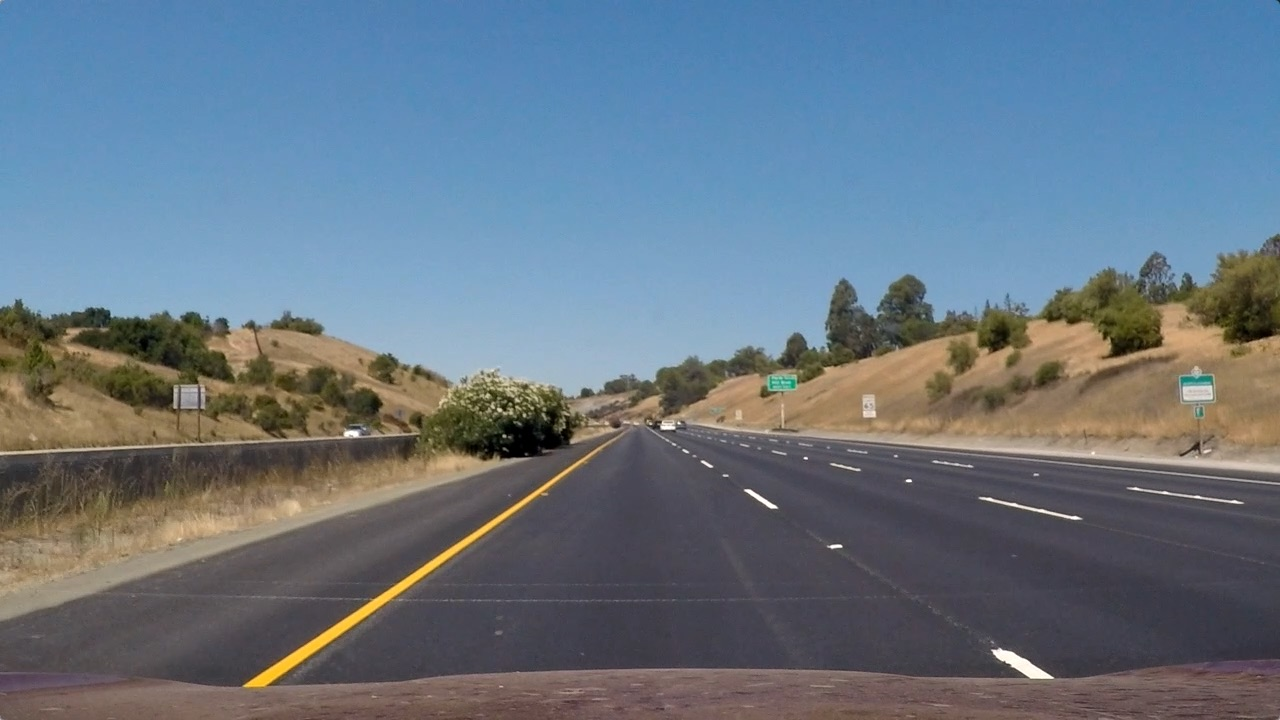
#> input picture test_images/straight_lines1.jpg, 1280 x 720 px
$ python ipm.py
#> lines starting #> are read from the running program, lines starting #| are printed output that depends on the picture
import numpy as np
import cv2

def get_ipm_transform():
    """Compute inverse-perspective mapping transformation matrix"""

    src = np.float32([(536,488),
                    (751,488),
                    (241,687),
                    (1071,687)])
    dst = np.float32([(450,0),
                    (1280-450,0),
                    (450,720),
                    (1280-450,720)])
    M    = cv2.getPerspectiveTransform(src, dst)

    return M

# Transform image to IPM
def inverse_perspective_mapping(img):
    """Transform original image to inverse perspective mapping(IPM)"""

    # Get the IPM transformation matrix
    M = get_ipm_transform()

    # Warp the image using this transformation matrix
    h,w = img.shape[:2]
    warped = cv2.warpPerspective(img, M, (w,h), flags=cv2.INTER_LINEAR)

    return warped

def get_inv_ipm_transform():
    """Compute inverse of inverse-perspective mapping transform transformation matrix"""

    src = np.float32([(536,488),
                    (751,488),
                    (241,687),
                    (1071,687)])
    dst = np.float32([(450,0),
                    (1280-450,0),
                    (450,720),
                    (1280-450,720)])

    M_inv = cv2.getPerspectiveTransform(dst, src)

    return M_inv


if __name__ == "__main__":
    # Read a test image
    img = cv2.imread('test_images/straight_lines1.jpg')
#> img is the input picture: shape (720, 1280, 3); mean B, G, R 131.2, 117.7, 103.2

    # Compute the birds-eye-view image
    img_ipm = inverse_perspective_mapping(img)
#> in inverse_perspective_mapping, `warped = cv2.warpPerspective(img, M, (w,h), flags=cv2.INTER_LINEAR)`:
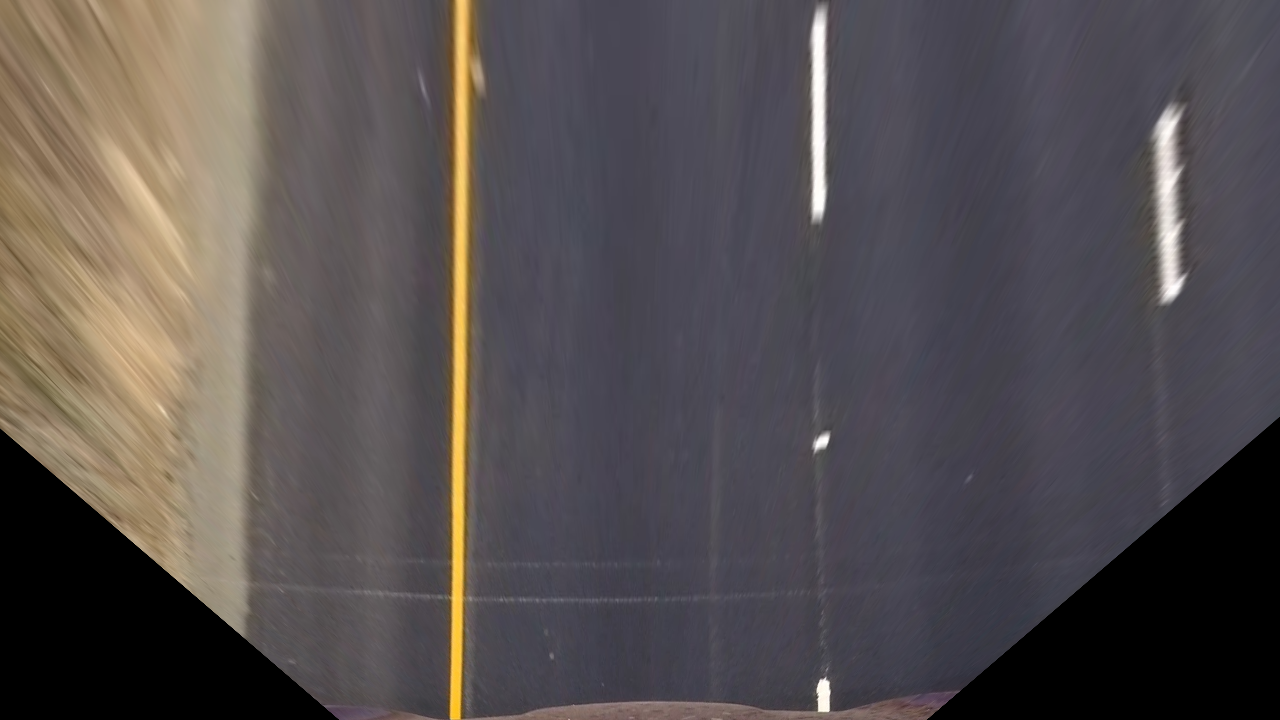
#> warped: shape (720, 1280, 3); mean B, G, R 79.9, 79.4, 85.4

    # Write the output image
    cv2.imwrite('output_images/ipm_images/straight_lines1.jpg', img_ipm)

$ run again, with test_images/straight_lines2.jpg copied over test_images/straight_lines1.jpg
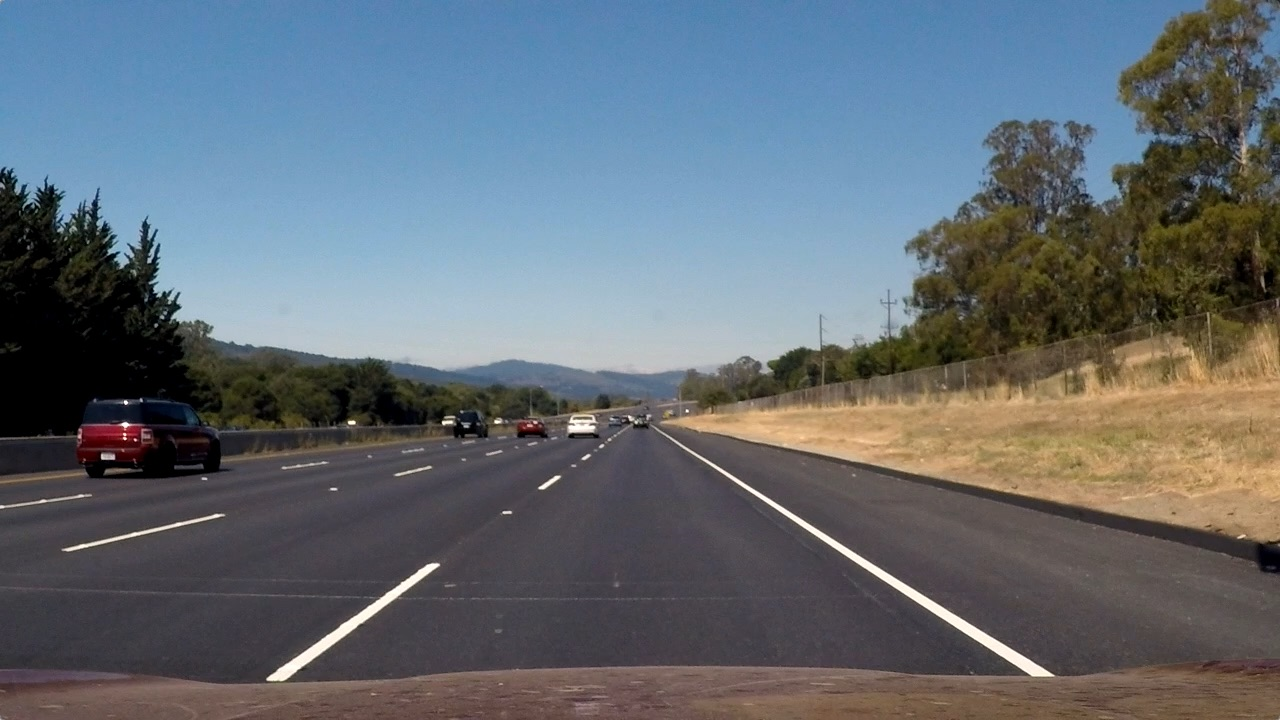
#> input picture test_images/straight_lines2.jpg, 1280 x 720 px
#> img is the input picture: shape (720, 1280, 3); mean B, G, R 115.1, 107.7, 99.4
#> in inverse_perspective_mapping, `warped = cv2.warpPerspective(img, M, (w,h), flags=cv2.INTER_LINEAR)`:
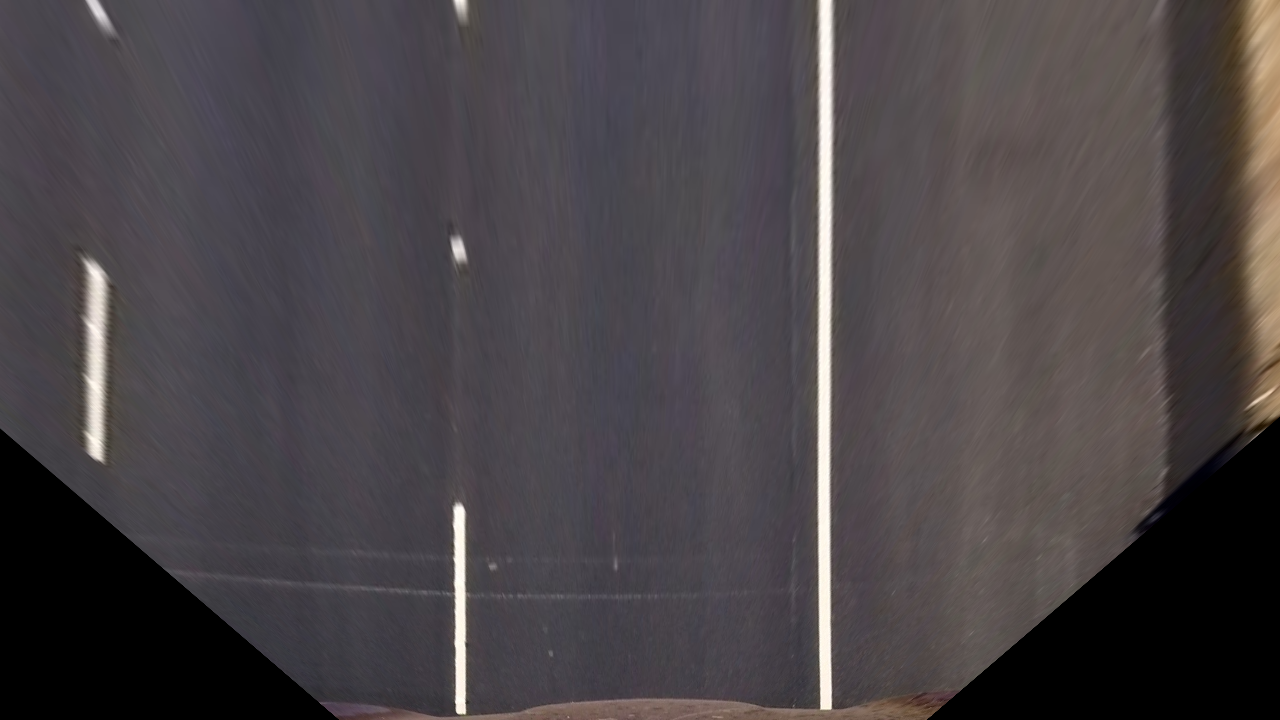
#> warped: shape (720, 1280, 3); mean B, G, R 71, 68, 73.4

$ run again, with test_images/test1.jpg copied over test_images/straight_lines1.jpg
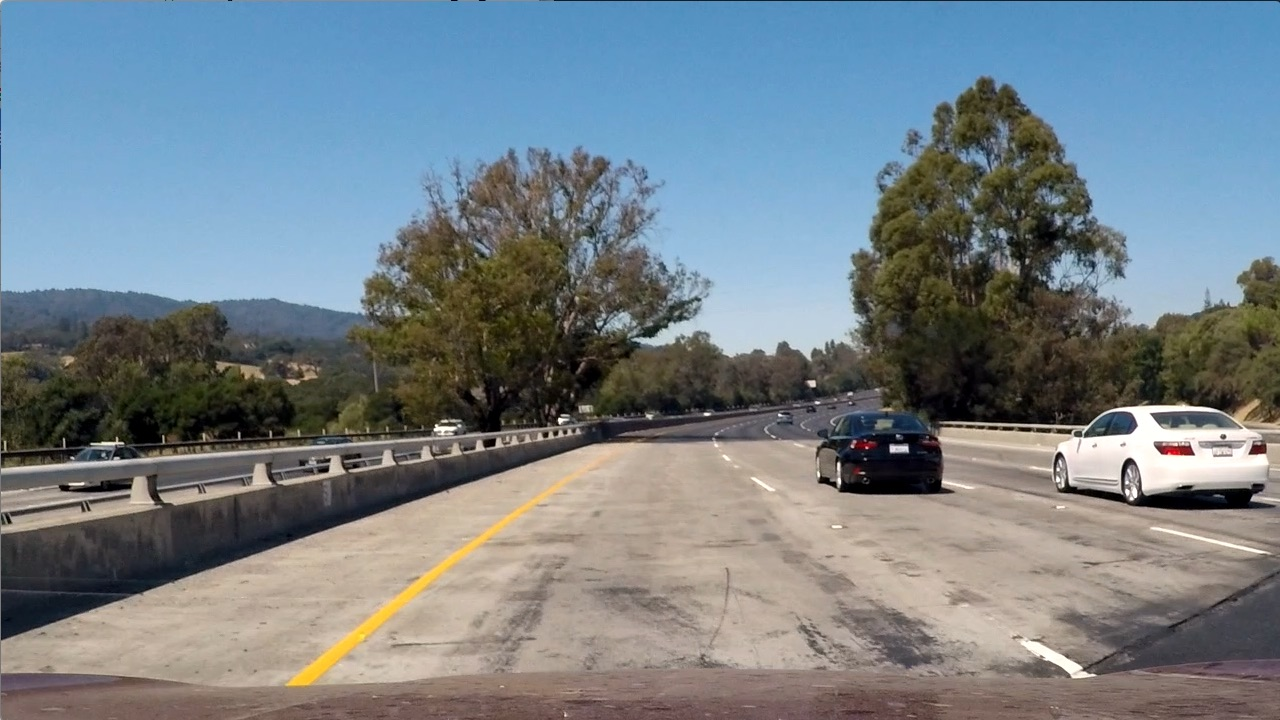
#> input picture test_images/test1.jpg, 1280 x 720 px
#> img is the input picture: shape (720, 1280, 3); mean B, G, R 135.5, 128.7, 117.5
#> in inverse_perspective_mapping, `warped = cv2.warpPerspective(img, M, (w,h), flags=cv2.INTER_LINEAR)`:
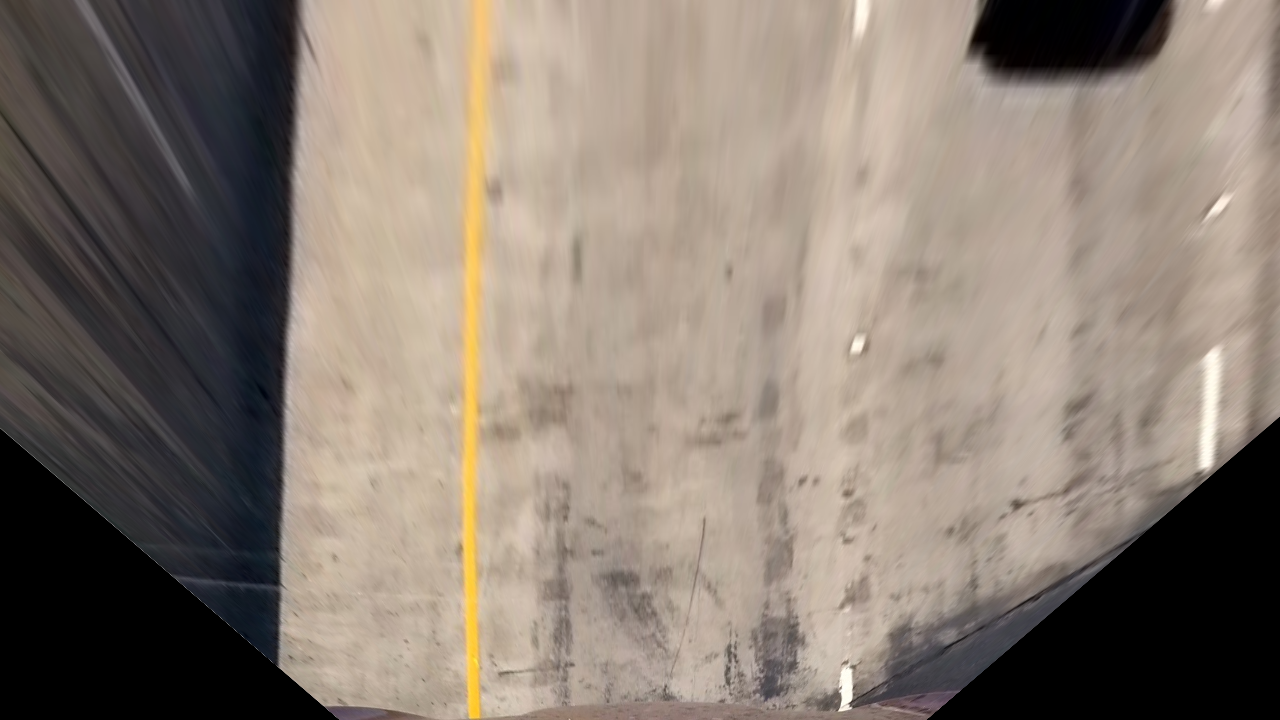
#> warped: shape (720, 1280, 3); mean B, G, R 113.8, 124.4, 136.3

$ run again, with test_images/test2.jpg copied over test_images/straight_lines1.jpg
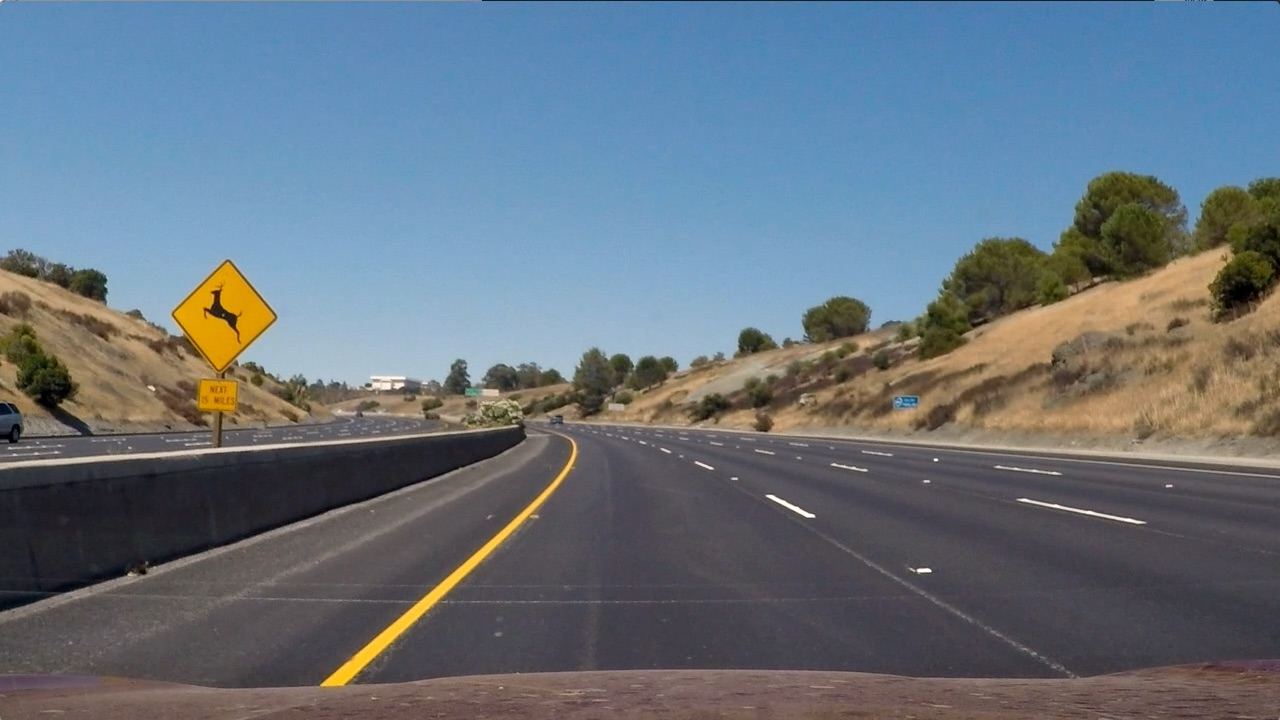
#> input picture test_images/test2.jpg, 1280 x 720 px
#> img is the input picture: shape (720, 1280, 3); mean B, G, R 125.5, 114.6, 102.8
#> in inverse_perspective_mapping, `warped = cv2.warpPerspective(img, M, (w,h), flags=cv2.INTER_LINEAR)`:
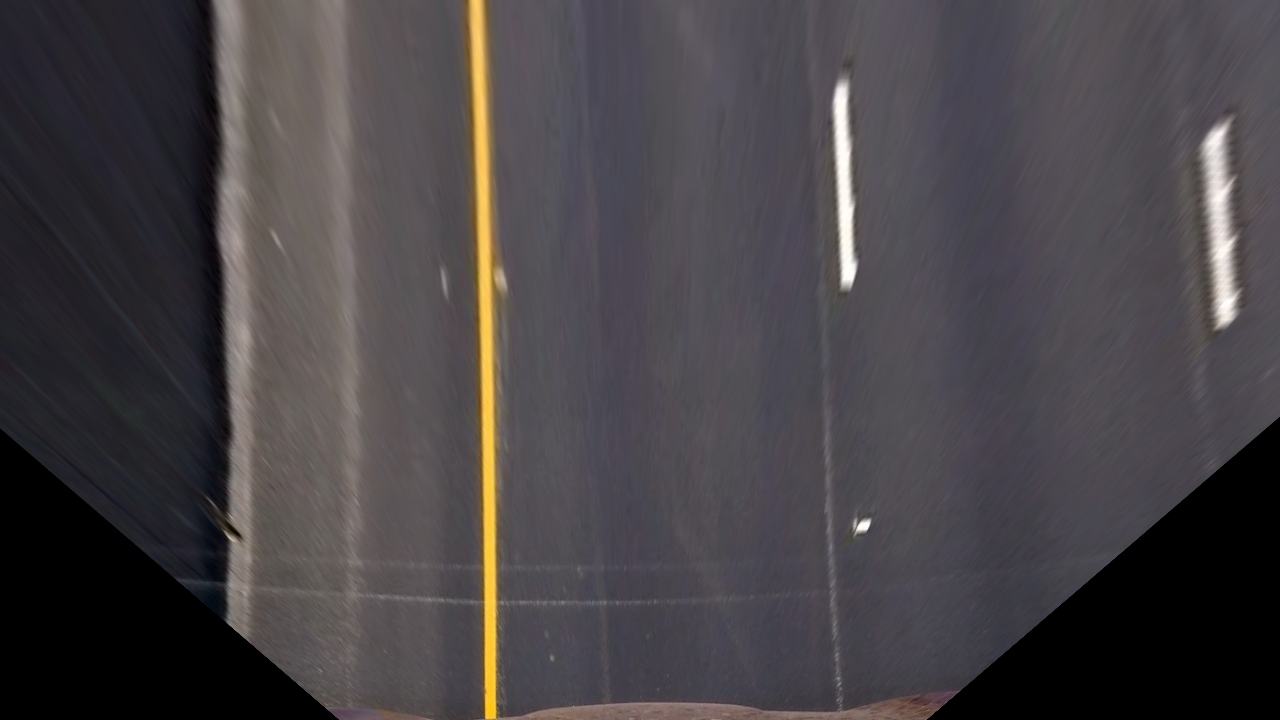
#> warped: shape (720, 1280, 3); mean B, G, R 70.5, 67.4, 71.7
